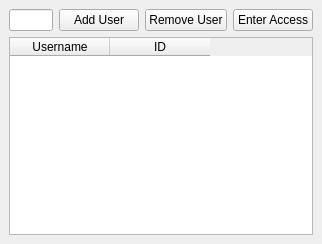
<?xml version="1.0" encoding="UTF-8"?>
<ui version="4.0">
 <class>UserManagement</class>
 <widget class="QWidget" name="UserManagement">
  <property name="geometry">
   <rect>
    <x>0</x>
    <y>0</y>
    <width>322</width>
    <height>244</height>
   </rect>
  </property>
  <property name="windowTitle">
   <string>User Management</string>
  </property>
  <layout class="QGridLayout" name="gridLayout_2">
   <property name="leftMargin">
    <number>0</number>
   </property>
   <property name="topMargin">
    <number>0</number>
   </property>
   <property name="rightMargin">
    <number>0</number>
   </property>
   <property name="bottomMargin">
    <number>0</number>
   </property>
   <item row="0" column="0">
    <widget class="QWidget" name="centeralwidget" native="true">
     <layout class="QGridLayout" name="gridLayout">
      <item row="0" column="0">
       <layout class="QVBoxLayout" name="verticalLayout">
        <item>
         <layout class="QHBoxLayout" name="horizontalLayout">
          <item>
           <widget class="QLineEdit" name="edtUser"/>
          </item>
          <item>
           <widget class="QPushButton" name="btnPlus">
            <property name="text">
             <string>Add User</string>
            </property>
           </widget>
          </item>
          <item>
           <widget class="QPushButton" name="btnMinus">
            <property name="text">
             <string>Remove User</string>
            </property>
           </widget>
          </item>
          <item>
           <widget class="QPushButton" name="btnAccess">
            <property name="text">
             <string>Enter Access</string>
            </property>
           </widget>
          </item>
         </layout>
        </item>
        <item>
         <widget class="QTableWidget" name="tableWidget">
          <property name="selectionMode">
           <enum>QAbstractItemView::SelectionMode::SingleSelection</enum>
          </property>
          <column>
           <property name="text">
            <string>Username</string>
           </property>
          </column>
          <column>
           <property name="text">
            <string>ID</string>
           </property>
          </column>
         </widget>
        </item>
       </layout>
      </item>
     </layout>
    </widget>
   </item>
  </layout>
 </widget>
 <resources>
  <include location="resources/resources.qrc"/>
 </resources>
 <connections/>
</ui>
